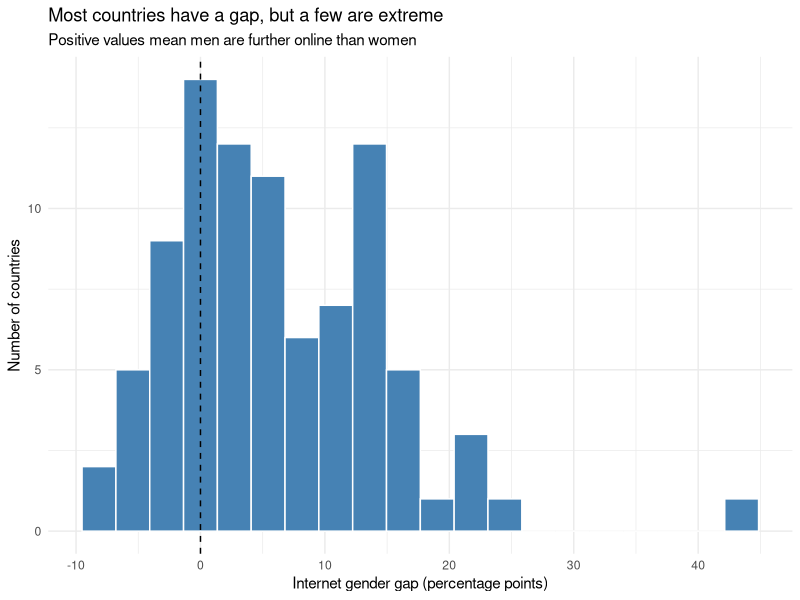
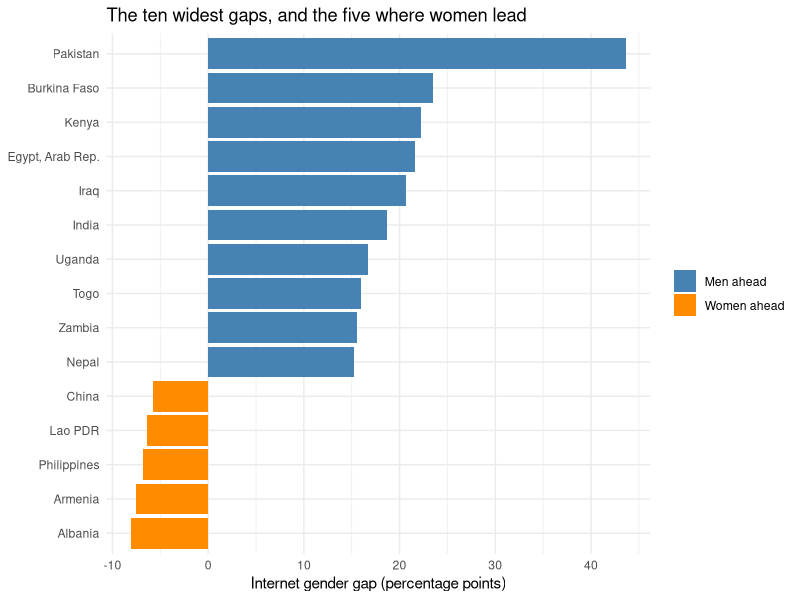
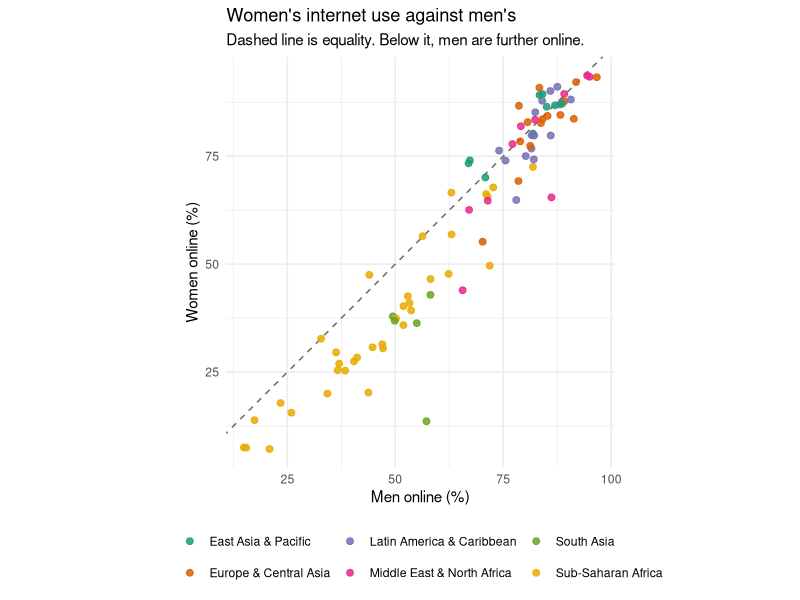
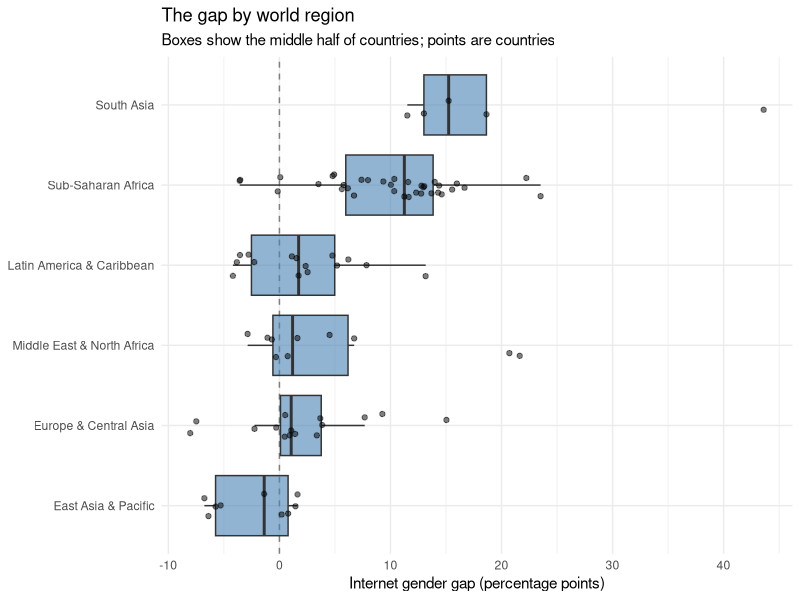
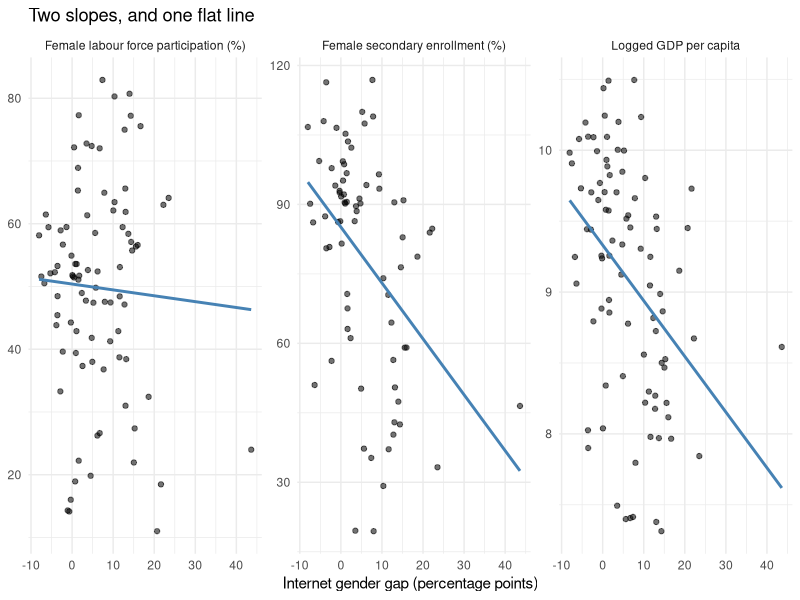
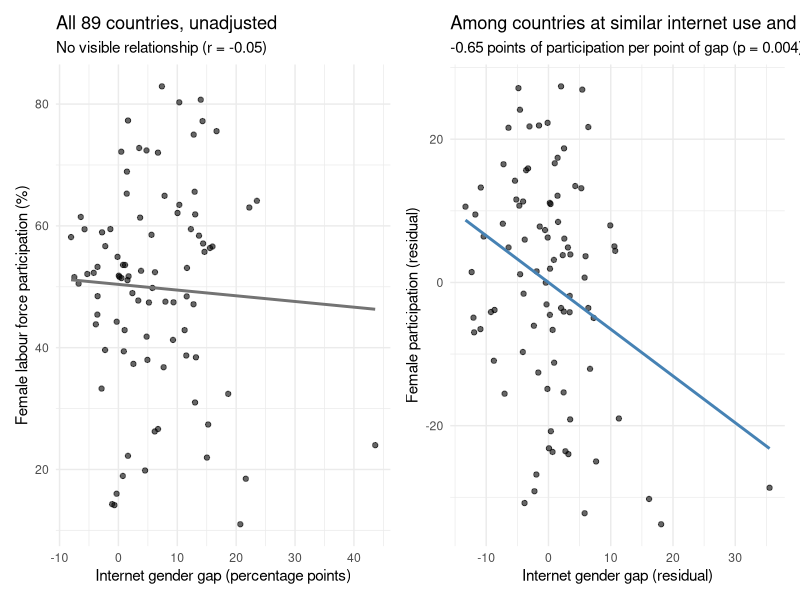
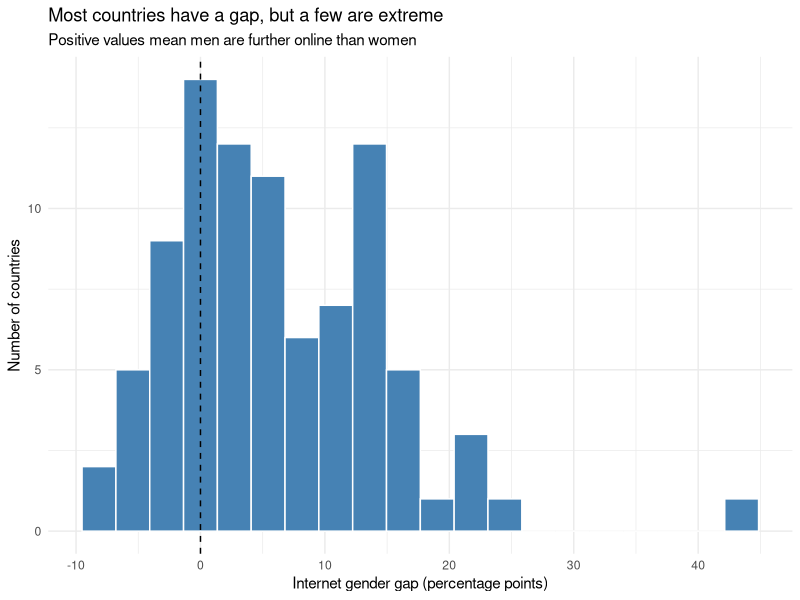
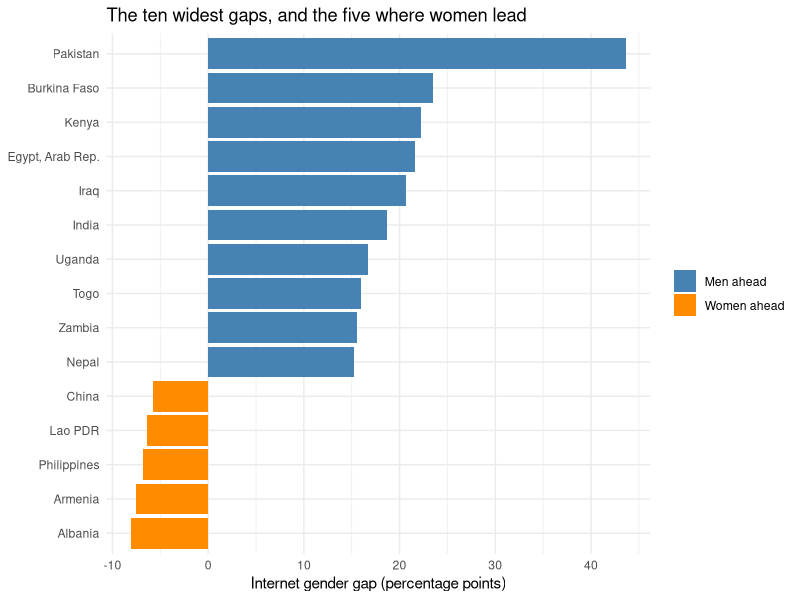

Generate these figures, in order, with R:
## ---- chunk 1
knitr::opts_chunk$set(echo = TRUE, message = FALSE, warning = FALSE)
## ---- chunk 2
# patchwork is only used for the final side-by-side figure.
# install.packages("patchwork")
library(tidyverse)
library(patchwork)

data <- read_csv("data_clean/analysis_data.csv", show_col_types = FALSE)
dim(data)
## ---- chunk 3
summary_table <- data %>%
  select(internet_women, internet_men, gap_diff, gap_ratio,
         gdp_pc_ppp, flfp, sec_enroll_fem_gross,
         internet_total, urban_pct, gender_inequality_index) %>%
  pivot_longer(everything(), names_to = "variable", values_to = "value") %>%
  group_by(variable) %>%
  summarise(
    n       = sum(!is.na(value)),
    missing = sum(is.na(value)),
    mean    = round(mean(value,   na.rm = TRUE), 2),
    sd      = round(sd(value,     na.rm = TRUE), 2),
    min     = round(min(value,    na.rm = TRUE), 2),
    median  = round(median(value, na.rm = TRUE), 2),
    max     = round(max(value,    na.rm = TRUE), 2),
    .groups = "drop"
  ) %>%
  mutate(variable = factor(variable, levels = c(
    "internet_women", "internet_men", "gap_diff", "gap_ratio",
    "gdp_pc_ppp", "flfp", "sec_enroll_fem_gross",
    "internet_total", "urban_pct", "gender_inequality_index"))) %>%
  arrange(variable)

knitr::kable(summary_table)
## ---- chunk 4
data %>%
  summarise(across(everything(), ~ sum(is.na(.)))) %>%
  pivot_longer(everything(), names_to = "variable", values_to = "missing") %>%
  filter(missing > 0) %>%
  arrange(desc(missing))
## ---- chunk 5
data %>%
  select(country, gdp_pc_ppp, sec_enroll_fem_gross, gender_inequality_index) %>%
  pivot_longer(-country, names_to = "variable", values_to = "value") %>%
  filter(is.na(value)) %>%
  group_by(variable) %>%
  summarise(n_missing = n(),
            countries = paste(sort(country), collapse = ", "),
            .groups = "drop")
## ---- chunk 6
region_lookup <- c(
  # Europe & Central Asia
  ALB="Europe & Central Asia", ARM="Europe & Central Asia",
  AZE="Europe & Central Asia", BIH="Europe & Central Asia",
  GEO="Europe & Central Asia", KAZ="Europe & Central Asia",
  KGZ="Europe & Central Asia", MDA="Europe & Central Asia",
  MNE="Europe & Central Asia", MKD="Europe & Central Asia",
  SRB="Europe & Central Asia", TJK="Europe & Central Asia",
  TUR="Europe & Central Asia", UKR="Europe & Central Asia",
  UZB="Europe & Central Asia",
  # Middle East & North Africa
  DZA="Middle East & North Africa", EGY="Middle East & North Africa",
  IRN="Middle East & North Africa", IRQ="Middle East & North Africa",
  JOR="Middle East & North Africa", LBN="Middle East & North Africa",
  LBY="Middle East & North Africa", MAR="Middle East & North Africa",
  TUN="Middle East & North Africa", PSE="Middle East & North Africa",
  # Latin America & Caribbean
  ARG="Latin America & Caribbean", BLZ="Latin America & Caribbean",
  BOL="Latin America & Caribbean", BRA="Latin America & Caribbean",
  COL="Latin America & Caribbean", DOM="Latin America & Caribbean",
  ECU="Latin America & Caribbean", SLV="Latin America & Caribbean",
  GTM="Latin America & Caribbean", HND="Latin America & Caribbean",
  MEX="Latin America & Caribbean", NIC="Latin America & Caribbean",
  PRY="Latin America & Caribbean", PER="Latin America & Caribbean",
  VEN="Latin America & Caribbean",
  # South Asia
  BGD="South Asia", IND="South Asia", LKA="South Asia",
  NPL="South Asia", PAK="South Asia",
  # East Asia & Pacific
  KHM="East Asia & Pacific", CHN="East Asia & Pacific",
  IDN="East Asia & Pacific", LAO="East Asia & Pacific",
  MYS="East Asia & Pacific", MNG="East Asia & Pacific",
  PHL="East Asia & Pacific", THA="East Asia & Pacific",
  VNM="East Asia & Pacific",
  # Sub-Saharan Africa
  BEN="Sub-Saharan Africa", BWA="Sub-Saharan Africa",
  BFA="Sub-Saharan Africa", CMR="Sub-Saharan Africa",
  TCD="Sub-Saharan Africa", COM="Sub-Saharan Africa",
  COD="Sub-Saharan Africa", COG="Sub-Saharan Africa",
  CIV="Sub-Saharan Africa", SWZ="Sub-Saharan Africa",
  ETH="Sub-Saharan Africa", GAB="Sub-Saharan Africa",
  GMB="Sub-Saharan Africa", GHA="Sub-Saharan Africa",
  GIN="Sub-Saharan Africa", KEN="Sub-Saharan Africa",
  LSO="Sub-Saharan Africa", LBR="Sub-Saharan Africa",
  MDG="Sub-Saharan Africa", MWI="Sub-Saharan Africa",
  MLI="Sub-Saharan Africa", MRT="Sub-Saharan Africa",
  MUS="Sub-Saharan Africa", MOZ="Sub-Saharan Africa",
  NAM="Sub-Saharan Africa", NER="Sub-Saharan Africa",
  NGA="Sub-Saharan Africa", SEN="Sub-Saharan Africa",
  SLE="Sub-Saharan Africa", ZAF="Sub-Saharan Africa",
  TZA="Sub-Saharan Africa", TGO="Sub-Saharan Africa",
  UGA="Sub-Saharan Africa", ZMB="Sub-Saharan Africa",
  ZWE="Sub-Saharan Africa"
)

data <- data %>% mutate(region = unname(region_lookup[country_code]))

# every country should have a region
sum(is.na(data$region))
count(data, region)
## ---- chunk 7
fig1 <- ggplot(data, aes(x = gap_diff)) +
  geom_histogram(bins = 20, fill = "steelblue", colour = "white") +
  geom_vline(xintercept = 0, linetype = "dashed") +
  labs(title = "Most countries have a gap, but a few are extreme",
       subtitle = "Positive values mean men are further online than women",
       x = "Internet gender gap (percentage points)",
       y = "Number of countries") +
  theme_minimal()

fig1
## ---- chunk 8
extremes <- bind_rows(
  data %>% slice_max(gap_diff, n = 10),
  data %>% slice_min(gap_diff, n = 5)
) %>%
  mutate(side = if_else(gap_diff > 0, "Men ahead", "Women ahead"))

fig2 <- ggplot(extremes, aes(x = reorder(country, gap_diff), y = gap_diff,
                             fill = side)) +
  geom_col() +
  coord_flip() +
  scale_fill_manual(values = c("Men ahead" = "steelblue",
                               "Women ahead" = "darkorange")) +
  labs(title = "The ten widest gaps, and the five where women lead",
       x = NULL,
       y = "Internet gender gap (percentage points)",
       fill = NULL) +
  theme_minimal()

fig2
## ---- chunk 9
fig3 <- ggplot(data, aes(x = internet_men, y = internet_women)) +
  geom_abline(slope = 1, intercept = 0, linetype = "dashed",
              colour = "grey40") +
  geom_point(aes(colour = region), alpha = 0.85, size = 2) +
  # Dark2 is colour-blind friendly, unlike ggplot's default palette
  scale_colour_brewer(palette = "Dark2") +
  labs(title = "Women's internet use against men's",
       subtitle = "Dashed line is equality. Below it, men are further online.",
       x = "Men online (%)", y = "Women online (%)", colour = NULL) +
  coord_equal() +
  theme_minimal() +
  theme(legend.position = "bottom")

fig3
## ---- chunk 10
fig4 <- data %>%
  mutate(region = fct_reorder(region, gap_diff, .fun = median)) %>%
  ggplot(aes(x = region, y = gap_diff)) +
  geom_hline(yintercept = 0, linetype = "dashed", colour = "grey50") +
  geom_boxplot(fill = "steelblue", alpha = 0.6, outlier.shape = NA) +
  geom_jitter(width = 0.15, alpha = 0.5, size = 1.5) +
  coord_flip() +
  labs(title = "The gap by world region",
       subtitle = "Boxes show the middle half of countries; points are countries",
       x = NULL, y = "Internet gender gap (percentage points)") +
  theme_minimal()

fig4
## ---- chunk 11
outcome_long <- data %>%
  select(country, gap_diff, log_gdp, flfp, sec_enroll_fem_gross) %>%
  pivot_longer(c(log_gdp, flfp, sec_enroll_fem_gross),
               names_to = "outcome", values_to = "value") %>%
  mutate(outcome = recode(outcome,
    log_gdp              = "Logged GDP per capita",
    flfp                 = "Female labour force participation (%)",
    sec_enroll_fem_gross = "Female secondary enrollment (%)"))

fig5 <- ggplot(outcome_long, aes(x = gap_diff, y = value)) +
  geom_point(alpha = 0.55) +
  geom_smooth(method = "lm", se = FALSE, colour = "steelblue") +
  facet_wrap(~ outcome, scales = "free_y") +
  labs(title = "Two slopes, and one flat line",
       x = "Internet gender gap (percentage points)", y = NULL) +
  theme_minimal()

fig5
## ---- chunk 12
# none of these four columns has a missing value, so the residuals line up
# with all 89 rows of the data frame
plot_data <- data
plot_data$flfp_resid <- residuals(lm(flfp ~ internet_total + urban_pct,
                                     data = data))
plot_data$gap_resid  <- residuals(lm(gap_diff ~ internet_total + urban_pct,
                                     data = data))

panel_raw <- ggplot(plot_data, aes(gap_diff, flfp)) +
  geom_point(alpha = 0.6) +
  geom_smooth(method = "lm", se = FALSE, colour = "grey45") +
  labs(title = "All 89 countries, unadjusted",
       subtitle = "No visible relationship (r = -0.05)",
       x = "Internet gender gap (percentage points)",
       y = "Female labour force participation (%)") +
  theme_minimal()

panel_adj <- ggplot(plot_data, aes(gap_resid, flfp_resid)) +
  geom_point(alpha = 0.6) +
  geom_smooth(method = "lm", se = FALSE, colour = "steelblue") +
  labs(title = "Among countries at similar internet use and urbanisation",
       subtitle = "-0.65 points of participation per point of gap (p = 0.004)",
       x = "Internet gender gap (residual)",
       y = "Female participation (residual)") +
  theme_minimal()

fig6 <- panel_raw + panel_adj
fig6
## ---- chunk 13
m_bivariate <- lm(flfp ~ gap_diff, data = data)
m_full      <- lm(flfp ~ gap_diff + internet_total + urban_pct, data = data)

flfp_r <- residuals(lm(flfp     ~ internet_total + urban_pct, data = data))
gap_r  <- residuals(lm(gap_diff ~ internet_total + urban_pct, data = data))
m_av   <- lm(flfp_r ~ gap_r)

tibble(
  panel           = c("Left: unadjusted", "Right: adjusted"),
  slope_in_figure = c(coef(m_bivariate)["gap_diff"], coef(m_av)["gap_r"]),
  coef_in_model   = c(coef(m_bivariate)["gap_diff"], coef(m_full)["gap_diff"])
) %>%
  mutate(across(where(is.numeric), ~ round(.x, 5)))

# exactly equal, not approximately
all.equal(unname(coef(m_full)["gap_diff"]), unname(coef(m_av)["gap_r"]))
## ---- chunk 14
if (!dir.exists("figures")) dir.create("figures")

ggsave("figures/fig1_gap_distribution.png", fig1, width = 7,  height = 4,   dpi = 300)
ggsave("figures/fig2_extremes.png",         fig2, width = 7,  height = 5,   dpi = 300)
ggsave("figures/fig3_women_vs_men.png",     fig3, width = 6.5,height = 5.5, dpi = 300)
ggsave("figures/fig4_by_region.png",        fig4, width = 7.5,height = 4.5, dpi = 300)
ggsave("figures/fig5_gap_vs_outcomes.png",  fig5, width = 9,  height = 3.6, dpi = 300)
ggsave("figures/fig6_final.png",            fig6, width = 10, height = 4.4, dpi = 300)

list.files("figures")
## ---- chunk 15
if (!dir.exists("results")) dir.create("results")
write_csv(summary_table, "results/summary_statistics.csv")
